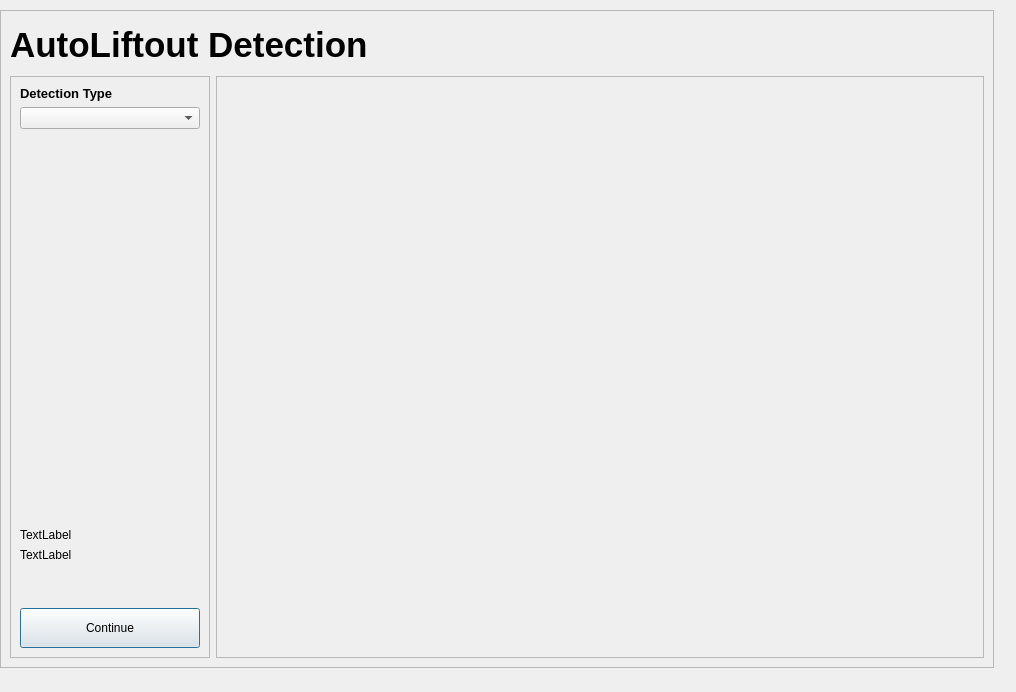
<?xml version="1.0" encoding="UTF-8"?>
<ui version="4.0">
 <class>Dialog</class>
 <widget class="QDialog" name="Dialog">
  <property name="geometry">
   <rect>
    <x>0</x>
    <y>0</y>
    <width>1016</width>
    <height>692</height>
   </rect>
  </property>
  <property name="windowTitle">
   <string>Dialog</string>
  </property>
  <widget class="QFrame" name="frame_main">
   <property name="geometry">
    <rect>
     <x>0</x>
     <y>10</y>
     <width>994</width>
     <height>658</height>
    </rect>
   </property>
   <property name="frameShape">
    <enum>QFrame::StyledPanel</enum>
   </property>
   <property name="frameShadow">
    <enum>QFrame::Raised</enum>
   </property>
   <layout class="QGridLayout" name="gridLayout_2">
    <item row="1" column="1" rowspan="2">
     <widget class="QFrame" name="frame_image">
      <property name="maximumSize">
       <size>
        <width>1536</width>
        <height>1024</height>
       </size>
      </property>
      <property name="frameShape">
       <enum>QFrame::StyledPanel</enum>
      </property>
      <property name="frameShadow">
       <enum>QFrame::Raised</enum>
      </property>
      <layout class="QGridLayout" name="gridLayout_3">
       <item row="0" column="0">
        <widget class="QLabel" name="label_image">
         <property name="text">
          <string/>
         </property>
        </widget>
       </item>
      </layout>
     </widget>
    </item>
    <item row="1" column="0" rowspan="2">
     <widget class="QFrame" name="frame_parameters">
      <property name="maximumSize">
       <size>
        <width>200</width>
        <height>16777215</height>
       </size>
      </property>
      <property name="frameShape">
       <enum>QFrame::StyledPanel</enum>
      </property>
      <property name="frameShadow">
       <enum>QFrame::Raised</enum>
      </property>
      <layout class="QGridLayout" name="gridLayout_4">
       <property name="verticalSpacing">
        <number>6</number>
       </property>
       <item row="1" column="1">
        <widget class="QLabel" name="label_header_2">
         <property name="font">
          <font>
           <pointsize>10</pointsize>
           <weight>75</weight>
           <bold>true</bold>
          </font>
         </property>
         <property name="text">
          <string>Detection Type</string>
         </property>
        </widget>
       </item>
       <item row="2" column="1" colspan="2">
        <widget class="QComboBox" name="comboBox_detection_type"/>
       </item>
       <item row="15" column="1" colspan="2">
        <spacer name="verticalSpacer">
         <property name="orientation">
          <enum>Qt::Vertical</enum>
         </property>
         <property name="sizeType">
          <enum>QSizePolicy::Expanding</enum>
         </property>
         <property name="sizeHint" stdset="0">
          <size>
           <width>20</width>
           <height>40</height>
          </size>
         </property>
        </spacer>
       </item>
       <item row="19" column="1" colspan="2">
        <spacer name="verticalSpacer_2">
         <property name="orientation">
          <enum>Qt::Vertical</enum>
         </property>
         <property name="sizeType">
          <enum>QSizePolicy::Maximum</enum>
         </property>
         <property name="sizeHint" stdset="0">
          <size>
           <width>20</width>
           <height>40</height>
          </size>
         </property>
        </spacer>
       </item>
       <item row="17" column="1" colspan="2">
        <widget class="QLabel" name="label_movement">
         <property name="text">
          <string>TextLabel</string>
         </property>
         <property name="alignment">
          <set>Qt::AlignLeading|Qt::AlignLeft|Qt::AlignVCenter</set>
         </property>
        </widget>
       </item>
       <item row="20" column="1" colspan="2">
        <widget class="QPushButton" name="pushButton_continue">
         <property name="minimumSize">
          <size>
           <width>0</width>
           <height>40</height>
          </size>
         </property>
         <property name="text">
          <string>Continue</string>
         </property>
        </widget>
       </item>
       <item row="16" column="1">
        <widget class="QLabel" name="label_movement_header">
         <property name="text">
          <string>TextLabel</string>
         </property>
         <property name="textFormat">
          <enum>Qt::AutoText</enum>
         </property>
         <property name="alignment">
          <set>Qt::AlignLeading|Qt::AlignLeft|Qt::AlignVCenter</set>
         </property>
        </widget>
       </item>
      </layout>
     </widget>
    </item>
    <item row="0" column="0" colspan="2">
     <widget class="QLabel" name="label_title">
      <property name="maximumSize">
       <size>
        <width>16777215</width>
        <height>50</height>
       </size>
      </property>
      <property name="font">
       <font>
        <pointsize>26</pointsize>
        <weight>75</weight>
        <bold>true</bold>
       </font>
      </property>
      <property name="text">
       <string>AutoLiftout Detection</string>
      </property>
      <property name="textFormat">
       <enum>Qt::PlainText</enum>
      </property>
     </widget>
    </item>
   </layout>
  </widget>
 </widget>
 <resources/>
 <connections/>
</ui>
